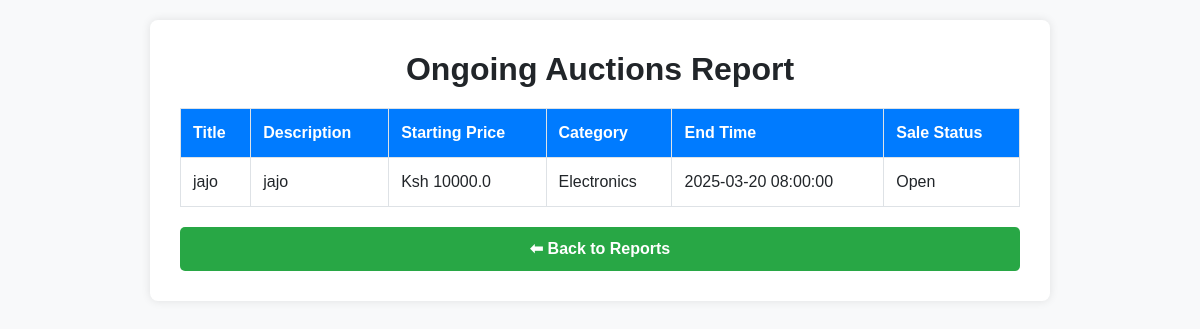
/admin/bids/reports/ongoing, run on an earlier commit of the app's database.
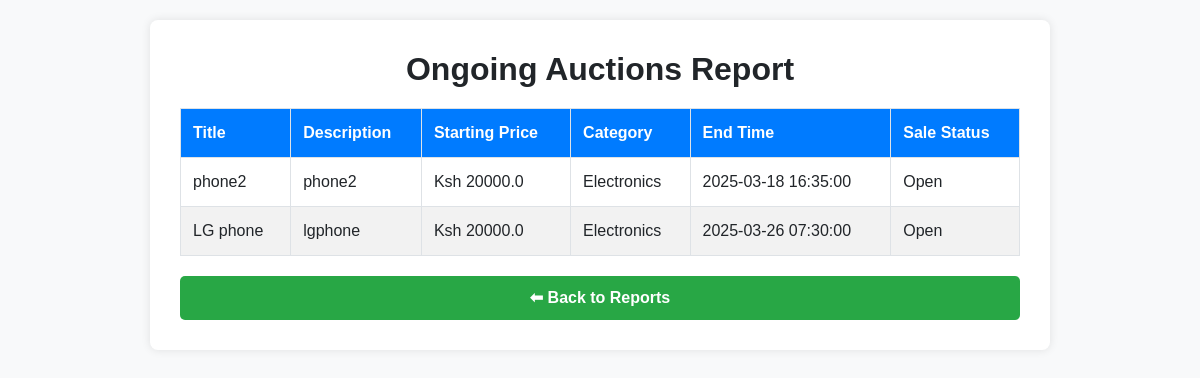
And on a later commit of the database.
### models.py (models this page shows)
class AuctionItem(db.Model):
    id = db.Column(db.Integer, primary_key=True)
    title = db.Column(db.String(100), nullable=False)
    description = db.Column(db.Text, nullable=False)
    starting_price = db.Column(db.Float, nullable=False)
    image = db.Column(db.String(100), nullable=True)
    end_time = db.Column(db.DateTime(timezone=True), nullable=False, default=lambda: datetime.now(timezone.utc))
    bids = db.relationship('Bid', backref='auction_item', lazy=True)
    category = db.Column(db.String(50), nullable=False)  # New field for category
    additional_images = db.relationship('AdditionalImage', back_populates='auction_item', cascade="all, delete-orphan")
    serial_number = db.Column(db.String(50), nullable=True)
    model = db.Column(db.String(50), nullable=True)
    year_of_manufacture = db.Column(db.String(4), nullable=True)
    color = db.Column(db.String(30), nullable=True)
    primary_damage = db.Column(db.String(50), nullable=True)
    secondary_damage = db.Column(db.String(50), nullable=True)
    VIN = db.Column(db.String(17), nullable=True)
    odometer = db.Column(db.Integer, nullable=True)
    working = db.Column(db.String(10), nullable=True)  # Yes/No/Not Applicable
    sale_status = db.Column(db.String(20), default='Open')  # Open, Closed, or Sold

### app.py (the view)
@app.route('/admin/bids/reports/<report_type>')
def generate_report(report_type):
    if (report_type == 'ongoing'):
        auctions = AuctionItem.query.filter_by(sale_status='Open').all()
    elif (report_type == 'completed'):
        auctions = AuctionItem.query.filter_by(sale_status='Closed').all()
    elif (report_type == 'sold'):
        auctions = AuctionItem.query.filter_by(sale_status='sold').all()
    else:
        flash("Invalid report type", "danger")
        return redirect(url_for('auction_reports'))
    return render_template('generated_report.html', auctions=auctions, report_type=report_type)

### app.py (called while the page is built)
@app.context_processor
def inject_user_model():
    from models import User  # Import your User model here
    return dict(User=User)

### templates/generated_report.html (shortened to what this page needs)
<!DOCTYPE html>
<html lang="en">
<head>
    <link href="https://cdn.jsdelivr.net/npm/bootstrap@5.3.0/dist/css/bootstrap.min.css" rel="stylesheet">
</head>
<body>
<div class="container">
    <h2>{{ report_type.capitalize() }} Auctions Report</h2>
    {% if auctions %}
        <table>
            <thead>
                <tr>
                    <th>Title</th>
                    <th>Description</th>
                    <th>Starting Price</th>
                    <th>Category</th>
                    <th>End Time</th>
                    <th>Sale Status</th>
                </tr>
            </thead>
            <tbody>
                {% for auction in auctions %}
                    <tr>
                        <td>{{ auction.title }}</td>
                        <td>{{ auction.description }}</td>
                        <td>Ksh {{ auction.starting_price }}</td>
                        <td>{{ auction.category }}</td>
                        <td>{{ auction.end_time.strftime('%Y-%m-%d %H:%M:%S') }}</td>
                        <td>{{ auction.sale_status }}</td>
                    </tr>
                {% endfor %}
            </tbody>
        </table>
    {% else %}
        <p class="no-data">No auctions found for this report.</p>
    {% endif %}
    <a href="{{ url_for('auction_reports') }}" class="back-btn">⬅ Back to Reports</a>
</div>
</body>
</html>

What changed in the data, as far as the page shows it:
no longer on this page (row edited): AuctionItem: title "jajo", description "jajo", starting_price "10000.0", category "Electronics", end_time "2025-03-20 08:00:00", sale_status "Open"
now on this page (row edited): AuctionItem: title "phone2", description "phone2", starting_price "20000.0", category "Electronics", end_time "2025-03-18 16:35:00", sale_status "Open"
added AuctionItem: title "LG phone", description "lgphone", starting_price "20000.0", category "Electronics", end_time "2025-03-26 07:30:00", sale_status "Open"
